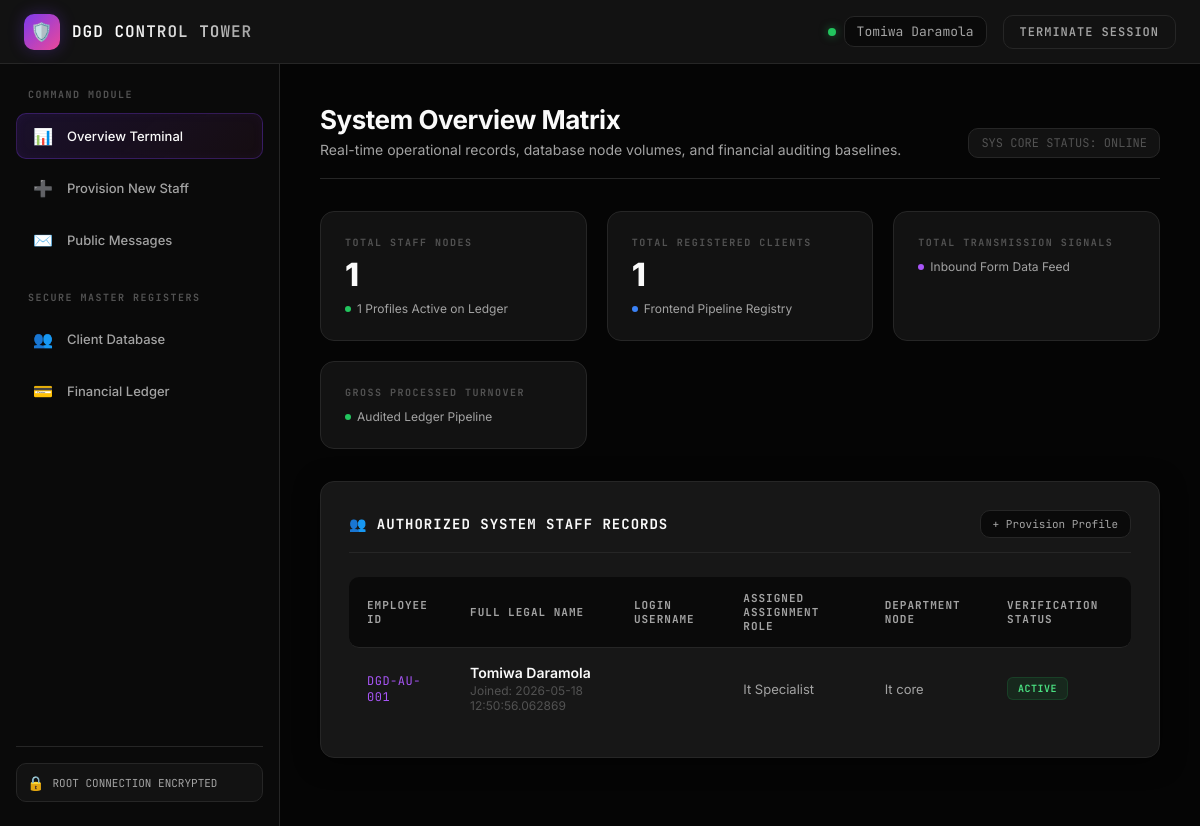
Screenshot of /admin/dashboard (signed in) with the database file from the repository.
### backend/db_models.py (models this page shows, shortened)
class TimestampMixin:
    created_at = db.Column(db.DateTime, default=datetime.utcnow, nullable=False)
    updated_at = db.Column(db.DateTime, default=datetime.utcnow,
                           onupdate=datetime.utcnow, nullable=False)

class SoftDeleteMixin:
    is_deleted = db.Column(db.Boolean, default=False, nullable=False)
    deleted_at = db.Column(db.DateTime, nullable=True)

class OperationalFlagsMixin:
    is_active = db.Column(db.Boolean, default=True, nullable=False)
    is_verified = db.Column(db.Boolean, default=False, nullable=False)
    is_locked = db.Column(db.Boolean, default=False, nullable=False)

class Staff(db.Model, TimestampMixin, SoftDeleteMixin, OperationalFlagsMixin):
    __tablename__ = "staff"
    id = db.Column(db.Integer, primary_key=True)
    admin_id = db.Column(db.Integer, db.ForeignKey("admins.id"), nullable=False)
    employee_id = db.Column(db.String(32), unique=True, nullable=False, index=True)
    full_name = db.Column(db.String(128), nullable=False)
    email = db.Column(db.String(120), unique=True, nullable=False)
    phone = db.Column(db.String(32), nullable=True)
    emergency_contact = db.Column(db.String(128), nullable=True)
    emergency_phone = db.Column(db.String(32), nullable=True)
    role = db.Column(db.String(64), nullable=False)
    department = db.Column(db.String(64), default="General")
    employment_type = db.Column(db.String(32), default="full_time")
    start_date = db.Column(db.Date, nullable=True)
    end_date = db.Column(db.Date, nullable=True)
    hourly_rate_cents = db.Column(db.Integer, default=0)
    certifications_json = db.Column(db.Text, default="[]")
    skills_json = db.Column(db.Text, default="[]")
    shift_pattern = db.Column(db.String(64), default="standard")
    max_hours_week = db.Column(db.Integer, default=40)
    preferred_days_json = db.Column(db.Text, default="[]")
    current_status = db.Column(db.String(32), default="active")
    last_shift_date = db.Column(db.Date, nullable=True)
    total_hours_logged = db.Column(db.Float, default=0.0)
    performance_rating = db.Column(db.Float, nullable=True)
    review_date = db.Column(db.Date, nullable=True)
    notes = db.Column(db.Text, nullable=True)
    assigned_clients = db.relationship("Client", backref="assigned_staff",
                                        lazy="dynamic")
    shift_logs = db.relationship("ShiftLog", backref="staff_member",
                                  lazy="dynamic", cascade="all, delete-orphan")

### backend/routes_admin.py (the view)
@admin_bp.route("/dashboard")
def dashboard():
    if not session.get("is_admin") or session.get("user_type") != "admin":
        flash("Please log in to access the control tower.", "warning")
        return redirect(url_for("admin.login"))
    admin_id = session["user_id"]
    metrics = {
        "total_staff": Staff.query.filter_by(admin_id=admin_id, is_deleted=False).count(),
        "active_staff": Staff.query.filter_by(
            admin_id=admin_id, is_active=True, is_deleted=False
        ).count(),
        "total_clients": Client.query.filter_by(admin_id=admin_id, is_deleted=False).count(),
        "active_clients": Client.query.filter_by(
            admin_id=admin_id, is_active=True, is_deleted=False
        ).count(),
        "pending_verifications": Client.query.filter_by(
            admin_id=admin_id, is_verified=False, is_deleted=False
        ).count(),
        "unread_messages": Message.query.filter_by(
            direction="inbound", is_read=False
        ).count(),
        "recent_messages": Message.query.filter_by(direction="inbound")
                         .order_by(Message.created_at.desc())
                         .limit(5)
                         .all()
    }
    staff_list = Staff.query.filter_by(admin_id=admin_id, is_deleted=False)\
                .order_by(Staff.created_at.desc())\
                .limit(10)\
                .all()
    client_list = Client.query.filter_by(admin_id=admin_id, is_deleted=False)\
                  .order_by(Client.created_at.desc())\
                  .limit(10)\
                  .all()
    return render_template("admin_panel.html",
                           view_mode="dashboard",
                           metrics=metrics,
                           staff_list=staff_list,
                           client_list=client_list,
                           admin_name=session.get("user_name", "Administrator"))

### templates/admin_panel.html (shortened to what this page needs)
<!DOCTYPE html>
<html lang="en">
<head>
</head>
<body>
    <div class="topbar">
        <div class="brand">
            <div class="brand-icon">🛡️</div>
            <div class="brand-text">DGD <span>Control Tower</span></div>
        </div>
        <div class="user-menu">
            <div class="status-indicator">
                <div class="status-dot"></div>
                <span class="user-name">{{ admin_name if admin_name else 'System Administrator' }}</span>
            </div>
            <a href="/admin/logout" class="btn-logout">Terminate Session</a>
        </div>
    </div>
    <div class="layout">
        <nav class="sidebar">
            <div class="sidebar-top">
                <div class="nav-section">
                    <div class="nav-label">Command Module</div>
                    <a href="/admin/dashboard" class="nav-link {% if view_mode == 'dashboard' or not view_mode %}active{% endif %}">
                        <span class="nav-icon">📊</span> Overview Terminal
                    </a>
                    <a href="/admin/staff/new" class="nav-link {% if view_mode == 'staff_create' %}active{% endif %}">
                        <span class="nav-icon">➕</span> Provision New Staff
                    </a>
                    <a href="/admin/messages" class="nav-link {% if view_mode == 'message_inbox' %}active{% endif %}">
                        <span class="nav-icon">✉️</span> Public Messages
                    </a>
                </div>
                <div class="nav-section">
                    <div class="nav-label">Secure Master Registers</div>
                    <a href="/admin/clients" class="nav-link {% if view_mode == 'clients' %}active{% endif %}">
                        <span class="nav-icon">👥</span> Client Database
                    </a>
                    <a href="/admin/payments" class="nav-link {% if view_mode == 'payments' %}active{% endif %}">
                        <span class="nav-icon">💳</span> Financial Ledger
                    </a>
                </div>
            </div>
            <div class="sidebar-footer">
                <div class="system-badge">
                    <span class="system-badge-icon">🔒</span>
                    <span class="system-badge-text">Root Connection Encrypted</span>
                </div>
            </div>
        </nav>
        <main class="main">
                        {% if view_mode == 'dashboard' or not view_mode %}
            <div class="page-header">
                <div>
                    <div class="page-title">System Overview Matrix</div>
                    <div class="page-subtitle">Real-time operational records, database node volumes, and financial auditing baselines.</div>
                </div>
                <div class="current-time-block">
                    <span>SYS CORE STATUS: ONLINE</span>
                </div>
            </div>
            <div class="stats-grid">
                <div class="stat-card">
                    <div class="stat-label">Total Staff Nodes</div>
                    <div class="stat-value">{{ metrics.total_staff if metrics else '0' }}</div>
                    <div class="stat-meta">
                        <span class="stat-indicator-dot" style="background: var(--green);"></span>
                        <span>{{ metrics.active_staff if metrics else '0' }} Profiles Active on Ledger</span>
                    </div>
                </div>
                <div class="stat-card">
                    <div class="stat-label">Total Registered Clients</div>
                    <div class="stat-value">{{ metrics.total_clients if metrics else '0' }}</div>
                    <div class="stat-meta">
                        <span class="stat-indicator-dot" style="background: var(--blue);"></span>
                        <span>Frontend Pipeline Registry</span>
                    </div>
                </div>
                <div class="stat-card">
                    <div class="stat-label">Total Transmission Signals</div>
                    <div class="stat-meta">
                        <span class="stat-indicator-dot" style="background: var(--purple-light);"></span>
                        <span>Inbound Form Data Feed</span>
                    </div>
                </div>
                <div class="stat-card">
                    <div class="stat-label">Gross Processed Turnover</div>
                    <div class="stat-meta">
                        <span class="stat-indicator-dot" style="background: var(--green);"></span>
                        <span>Audited Ledger Pipeline</span>
                    </div>
                </div>
            </div>
            <div class="card">
                <div class="card-header">
                    <div class="card-title">👥 Authorized System Staff Records</div>
                    <a href="/admin/staff/new" class="card-action-btn">+ Provision Profile</a>
                </div>
                <div class="table-wrap">
                    {% if staff_list %}
                    <table>
                        <thead>
                            <tr>
                                <th>Employee ID</th>
                                <th>Full Legal Name</th>
                                <th>Login Username</th>
                                <th>Assigned Assignment Role</th>
                                <th>Department Node</th>
                                <th>Verification Status</th>
                            </tr>
                        </thead>
                        <tbody>
                            {% for staff in staff_list %}
                            <tr>
                                <td class="db-mono-code" style="color: var(--purple-light);">{{ staff.employee_id }}</td>
                                <td>
                                    <div class="db-primary-text">{{ staff.full_name }}</div>
                                    <div class="db-secondary-text">Joined: {{ staff.created_at or 'Legacy Node' }}</div>
                                </td>
                                <td class="db-mono-code">{{ staff.username }}</td>
                                <td>{{ staff.role }}</td>
                                <td>{{ staff.department }}</td>
                                <td>
                                    <span class="badge {% if staff.current_status == 'active' or staff.is_active %}badge-green{% else %}badge-orange{% endif %}">
                                        {{ staff.current_status or ('Active' if staff.is_active else 'Pending') }}
                                    </span>
                                </td>
                            </tr>
                            {% endfor %}
                        </tbody>
                    </table>
                    {% else %}
                    <div class="empty-state">
                        <div class="empty-state-icon">👥</div>
                        <div class="empty-state-text">No operational staff allocated to this database matrix yet.</div>
                        <div class="empty-state-sub">Click the "+ Provision Profile" button above to manually authorize your first staff file.</div>
                    </div>
                    {% endif %}
                </div>
            </div>
            {% endif %}
        </main>
    </div>
</body>
</html>

### rows the page displays
Staff: employee_id "DGD-AU-001", full_name "Tomiwa Daramola", created_at "2026-05-18 12:50:56.062869", role "It Specialist", department "It core", current_status "ACTIVE"

### other values shown
{{ admin_name if admin_name else 'System Administrator' }} "Tomiwa Daramola"
{{ metrics.total_staff if metrics else '0' }} "1"
{{ metrics.active_staff if metrics else '0' }} "1"
{{ metrics.total_clients if metrics else '0' }} "1"
